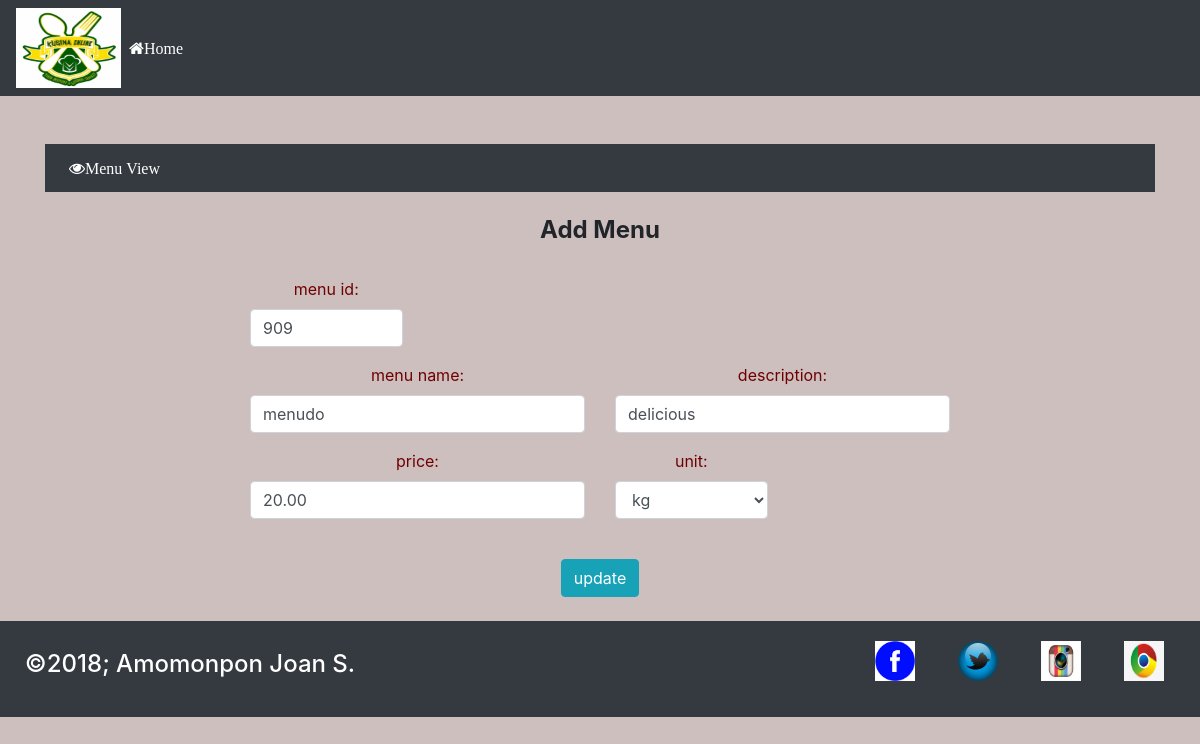
The app's page /addmenu.php?edit=909 with its own data.
### tables this page shows
CREATE TABLE `menu` (
  `menu_id` int(50) NOT NULL,
  `menu_name` varchar(50) NOT NULL,
  `price` decimal(10,2) NOT NULL,
  `description` varchar(100) NOT NULL,
  `unit` varchar(50) NOT NULL
);

### menupro.php (called while the page is built, shortened)
<?php
$mysqli = new mysqli('localhost', 'root', '', 'onlinekusina') or die(mysqli($mysqli));
	if (isset($_GET['edit'])) {
		$menu_id = $_GET['edit'];
		$update = true;
		$sql = "SELECT * FROM menu WHERE menu_id='".$menu_id."'";
		$result = $mysqli->query($sql) or die($mysqli->error());
		if (@count($result)==1) {
			$row = $result->fetch_array();
			$menu_id = $row['menu_id'];
			$menu_name = $row['menu_name'];
			$description = $row['description'];
			$price = $row['price'];
			$unit = $row['unit'];
		}
	}
	?>

### addmenu.php (the view, shortened to what this page needs)
<!DOCTYPE html>
<html>
<head>
	<link rel="stylesheet" href="bootstrap/css/bootstrap.min.css">
	<link rel="stylesheet" type="text/css" href="main.css">
  <link rel ="stylesheet" href = "font-awesome-4.7.0/font-awesome-4.7.0/css/font-awesome.min.css">
</head>
<body>
		<form action="logout.php" method="POST">
		<nav class="navbar navbar-expand-lg navbar-dark bg-dark justify-content-between">
			<img style="width: 9%;height: 80px;"  src="images/logo.jpg" />
   <div class="collapse navbar-collapse" id="navbarTogglerDemo02">
			<ul class="navbar-nav mr-auto">
					<li class="nav-item active">
						<a class="nav-link fa fa-home" href="index.php">Home <span class="sr-only">(current)</span></a>
					</li>
			</ul>
	</div>
</nav>
</form>
<br><br>
		<div class="container">
			<center>
			<nav class="navbar navbar-expand-lg navbar-dark bg-dark justify-content-between">
   <div class="collapse navbar-collapse" id="navbarTogglerDemo02">
			<ul class="navbar-nav mr-auto">
				<li class="nav-item active">
					<a class="nav-link fa fa-eye" href="menuview.php">Menu View<span class="sr-only">(current)</span></a>
				</li>
			</ul>
	</div>
</nav>
<br>
						<h4><b> Add Menu</b></h4>
					<br>
				<?php require_once 'menupro.php'; ?>
					<form action="menupro.php" style="width:700px " method="POST">
					<div class="row">
						<div class="col-md-3 mb-3">
							<label>menu id:</label>
								<input type="text" class="form-control" name="menu_id" placeholder="menu id" value="<?php echo $menu_id; ?>" required>
						</div>
					</div>
					<div class="row">
						<div class="col-md-6 mb-3">
							<label>menu name:</label>
								<input type="text"  class="form-control" name="menu_name" placeholder="menu name" value="<?php echo $menu_name; ?>" required>
						</div>
						<div class="col-md-6 mb-3">
						<label>description:</label>
							<input type="text" class="form-control" name="description" placeholder="description" value="<?php echo $description; ?>" required>
						</div>
						</div>
					<div class="row">
						<div class="col-md-6 mb-3">
						<label>price:</label>
							<input type="text" class="form-control" name="price" placeholder="price" value="<?php echo $price; ?>" required >
						</div>
						<div class="col-md-3 mb-3">
						<label>unit:</label>
							<select input type="text" name="unit" class="form-control" placeholder="unit" required  >
								<option placeholder=""><?php echo $unit; ?></option>
							</select>
						</div>
					</div>
						<br>
								<?php
								   if ($update == true):
								?>
									<input class="btn btn-info" type="submit" name="update" value="update" >
								<?php else: ?>
									<input class="btn btn-info" type="submit" name="submit" value="save" >
								<?php endif ;?>
					</form>
			</center>
		</div>
	<br>
<footer >
	<div class="row">
       <h4 class="col-sm-4"> &copy2018; Amomonpon Joan S.</h4>
    <ul class="col-sm-8">
      <ul class="col-sm-8">
		  <li class="col-sm-2"><img src="Images/img6.png"></li>
			<li class="col-sm-2"><img src="Images/img9.png"></li>
			<li class="col-sm-2"> <img src="Images/img2.jpg"></li>
		<li class="col-sm-2"> <img src="Images/img5.jpg"></li>
	</ul>
    </ul>
  </div>
</footer>
</body>

### main.css (style rules this page uses)
body { height: 100%; margin: 0; text-align: center; width: 100%; background-color:#cebfbf !important; }
header .row, footer .row { display: flex; align-items: center; }
label { color: #6f0000; }
a { color: white; }
footer { font-size: 14px; padding: 20px 0; background-color: #343a40; color: #ffffff; }
footer .col-sm-8 { display: flex; justify-content: flex-end; }
footer ul { list-style: none; }
footer li img { width: 40px; height: 40px; }

### records on screen
menu: menu_id "909", menu_name "menudo", description "delicious", price "20.00", unit "kg"
